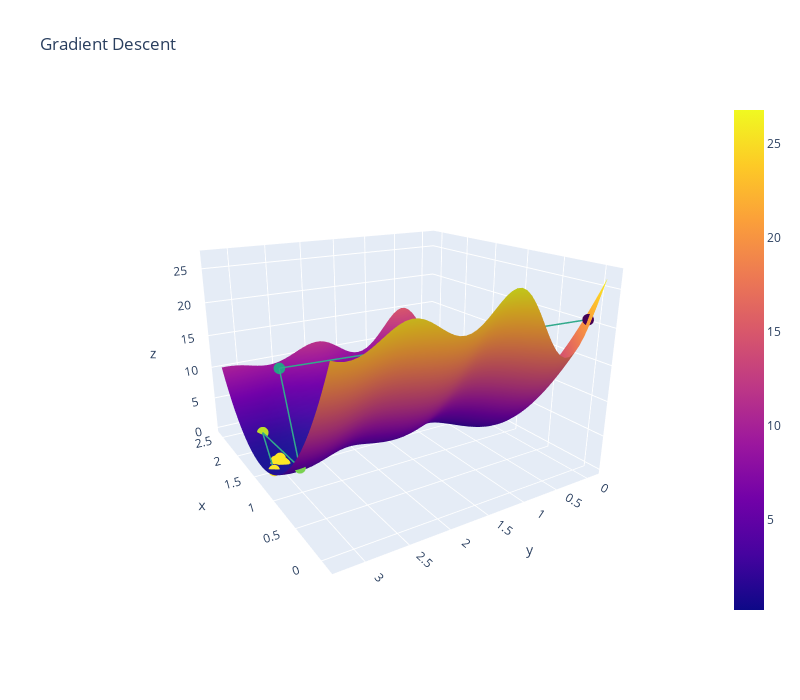

Write notebook code for a chart like this one.
### Code cell
# Run me to see another 3D plot (stochastic gradient descent)
plot_3d(thetas_stoch[:, 0], thetas_stoch[:, 1], loss_stoch, average_squared_loss, sin_model, x, y)
